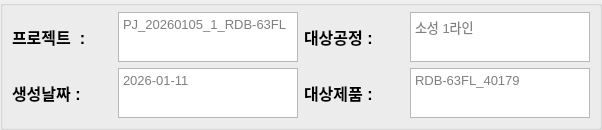
                   <widget class="QGroupBox" name="groupBox_4">
                    <property name="sizePolicy">
                     <sizepolicy hsizetype="Expanding" vsizetype="Expanding">
                      <horstretch>5</horstretch>
                      <verstretch>0</verstretch>
                     </sizepolicy>
                    </property>
                    <property name="minimumSize">
                     <size>
                      <width>400</width>
                      <height>100</height>
                     </size>
                    </property>
                    <property name="maximumSize">
                     <size>
                      <width>16777215</width>
                      <height>200</height>
                     </size>
                    </property>
                    <property name="baseSize">
                     <size>
                      <width>0</width>
                      <height>0</height>
                     </size>
                    </property>
                    <property name="styleSheet">
                     <string notr="true">margin : 0px;
padding : 0px</string>
                    </property>
                    <property name="title">
                     <string/>
                    </property>
                    <layout class="QGridLayout" name="gridLayout_23">
                     <item row="0" column="3">
                      <widget class="QTextBrowser" name="textBrowser_process">
                       <property name="sizePolicy">
                        <sizepolicy hsizetype="Expanding" vsizetype="Expanding">
                         <horstretch>3</horstretch>
                         <verstretch>1</verstretch>
                        </sizepolicy>
                       </property>
                       <property name="minimumSize">
                        <size>
                         <width>80</width>
                         <height>30</height>
                        </size>
                       </property>
                       <property name="maximumSize">
                        <size>
                         <width>200</width>
                         <height>50</height>
                        </size>
                       </property>
                       <property name="font">
                        <font>
                         <family>Segoe UI</family>
                         <pointsize>10</pointsize>
                        </font>
                       </property>
                       <property name="styleSheet">
                        <string notr="true">padding-top : 0px;
</string>
                       </property>
                       <property name="placeholderText">
                        <string>소성 1라인</string>
                       </property>
                      </widget>
                     </item>
                     <item row="1" column="0">
                      <widget class="QLabel" name="label_5">
                       <property name="sizePolicy">
                        <sizepolicy hsizetype="Expanding" vsizetype="Expanding">
                         <horstretch>2</horstretch>
                         <verstretch>1</verstretch>
                        </sizepolicy>
                       </property>
                       <property name="minimumSize">
                        <size>
                         <width>80</width>
                         <height>30</height>
                        </size>
                       </property>
                       <property name="maximumSize">
                        <size>
                         <width>100</width>
                         <height>50</height>
                        </size>
                       </property>
                       <property name="font">
                        <font>
                         <family>Segoe UI</family>
                         <pointsize>12</pointsize>
                         <weight>75</weight>
                         <bold>true</bold>
                        </font>
                       </property>
                       <property name="styleSheet">
                        <string notr="true"/>
                       </property>
                       <property name="text">
                        <string>생성날짜 :</string>
                       </property>
                      </widget>
                     </item>
                     <item row="1" column="3">
                      <widget class="QTextBrowser" name="textBrowser_product">
                       <property name="sizePolicy">
                        <sizepolicy hsizetype="Expanding" vsizetype="Expanding">
                         <horstretch>3</horstretch>
                         <verstretch>1</verstretch>
                        </sizepolicy>
                       </property>
                       <property name="minimumSize">
                        <size>
                         <width>80</width>
                         <height>30</height>
                        </size>
                       </property>
                       <property name="maximumSize">
                        <size>
                         <width>200</width>
                         <height>50</height>
                        </size>
                       </property>
                       <property name="font">
                        <font>
                         <family>Segoe UI</family>
                         <pointsize>10</pointsize>
                        </font>
                       </property>
                       <property name="styleSheet">
                        <string notr="true">padding-top : 0px;
</string>
                       </property>
                       <property name="placeholderText">
                        <string>RDB-63FL_40179</string>
                       </property>
                      </widget>
                     </item>
                     <item row="1" column="1">
                      <widget class="QTextBrowser" name="textBrowser_project_date">
                       <property name="sizePolicy">
                        <sizepolicy hsizetype="Expanding" vsizetype="Expanding">
                         <horstretch>3</horstretch>
                         <verstretch>1</verstretch>
                        </sizepolicy>
                       </property>
                       <property name="minimumSize">
                        <size>
                         <width>80</width>
                         <height>30</height>
                        </size>
                       </property>
                       <property name="maximumSize">
                        <size>
                         <width>200</width>
                         <height>50</height>
                        </size>
                       </property>
                       <property name="font">
                        <font>
                         <family>Segoe UI</family>
                         <pointsize>10</pointsize>
                        </font>
                       </property>
                       <property name="styleSheet">
                        <string notr="true">padding-top : 0px;
</string>
                       </property>
                       <property name="placeholderText">
                        <string>2026-01-11</string>
                       </property>
                      </widget>
                     </item>
                     <item row="0" column="0">
                      <widget class="QLabel" name="label_4">
                       <property name="sizePolicy">
                        <sizepolicy hsizetype="Expanding" vsizetype="Expanding">
                         <horstretch>2</horstretch>
                         <verstretch>1</verstretch>
                        </sizepolicy>
                       </property>
                       <property name="minimumSize">
                        <size>
                         <width>80</width>
                         <height>30</height>
                        </size>
                       </property>
                       <property name="maximumSize">
                        <size>
                         <width>100</width>
                         <height>50</height>
                        </size>
                       </property>
                       <property name="font">
                        <font>
                         <family>Segoe UI</family>
                         <pointsize>12</pointsize>
                         <weight>75</weight>
                         <bold>true</bold>
                        </font>
                       </property>
                       <property name="styleSheet">
                        <string notr="true"/>
                       </property>
                       <property name="text">
                        <string>프로젝트  :</string>
                       </property>
                      </widget>
                     </item>
                     <item row="0" column="2">
                      <widget class="QLabel" name="label_6">
                       <property name="sizePolicy">
                        <sizepolicy hsizetype="Expanding" vsizetype="Expanding">
                         <horstretch>2</horstretch>
                         <verstretch>1</verstretch>
                        </sizepolicy>
                       </property>
                       <property name="minimumSize">
                        <size>
                         <width>80</width>
                         <height>30</height>
                        </size>
                       </property>
                       <property name="maximumSize">
                        <size>
                         <width>100</width>
                         <height>50</height>
                        </size>
                       </property>
                       <property name="font">
                        <font>
                         <family>Segoe UI</family>
                         <pointsize>12</pointsize>
                         <weight>75</weight>
                         <bold>true</bold>
                        </font>
                       </property>
                       <property name="styleSheet">
                        <string notr="true"/>
                       </property>
                       <property name="text">
                        <string>대상공정 :</string>
                       </property>
                      </widget>
                     </item>
                     <item row="1" column="2">
                      <widget class="QLabel" name="label_7">
                       <property name="sizePolicy">
                        <sizepolicy hsizetype="Expanding" vsizetype="Expanding">
                         <horstretch>2</horstretch>
                         <verstretch>1</verstretch>
                        </sizepolicy>
                       </property>
                       <property name="minimumSize">
                        <size>
                         <width>80</width>
                         <height>30</height>
                        </size>
                       </property>
                       <property name="maximumSize">
                        <size>
                         <width>100</width>
                         <height>50</height>
                        </size>
                       </property>
                       <property name="font">
                        <font>
                         <family>Segoe UI</family>
                         <pointsize>12</pointsize>
                         <weight>75</weight>
                         <bold>true</bold>
                        </font>
                       </property>
                       <property name="styleSheet">
                        <string notr="true"/>
                       </property>
                       <property name="text">
                        <string>대상제품 :</string>
                       </property>
                      </widget>
                     </item>
                     <item row="0" column="1">
                      <widget class="QTextBrowser" name="textBrowser_project">
                       <property name="sizePolicy">
                        <sizepolicy hsizetype="Expanding" vsizetype="Expanding">
                         <horstretch>3</horstretch>
                         <verstretch>1</verstretch>
                        </sizepolicy>
                       </property>
                       <property name="minimumSize">
                        <size>
                         <width>80</width>
                         <height>30</height>
                        </size>
                       </property>
                       <property name="maximumSize">
                        <size>
                         <width>200</width>
                         <height>50</height>
                        </size>
                       </property>
                       <property name="font">
                        <font>
                         <family>Segoe UI</family>
                         <pointsize>10</pointsize>
                        </font>
                       </property>
                       <property name="styleSheet">
                        <string notr="true">padding-top : 0px;
</string>
                       </property>
                       <property name="sizeAdjustPolicy">
                        <enum>QAbstractScrollArea::AdjustToContents</enum>
                       </property>
                       <property name="overwriteMode">
                        <bool>true</bool>
                       </property>
                       <property name="placeholderText">
                        <string>PJ_20260105_1_RDB-63FL</string>
                       </property>
                      </widget>
                     </item>
                    </layout>
                    <zorder>textBrowser_process</zorder>
                    <zorder>label_6</zorder>
                    <zorder>textBrowser_project</zorder>
                    <zorder>label_5</zorder>
                    <zorder>textBrowser_product</zorder>
                    <zorder>label_4</zorder>
                    <zorder>label_7</zorder>
                    <zorder>textBrowser_project_date</zorder>
                   </widget>
